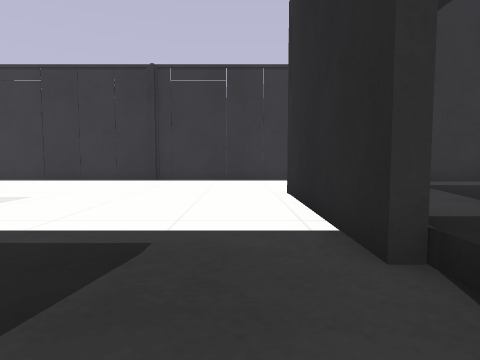
view 1 (above)

24 first-person views from a walk through a world built for the Gazebo simulator. The camera is 0.5 m above the floor, tilts 4° down and sees 75° across. The floor is counted in squares, 0.5 m on a side. Each view is taken from the middle of a square. On the plan, view 1 faces up. The plan holds only what a view shows up to about 12 squares ahead; the rest is blank. The place goes on beyond the plan.

view 2
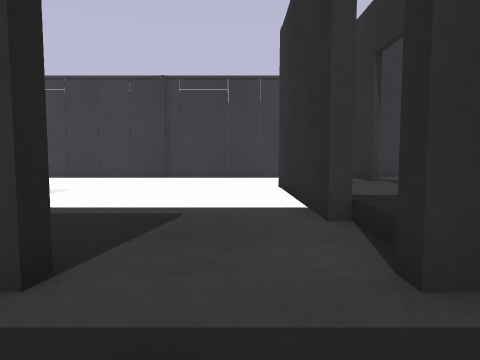

view 3
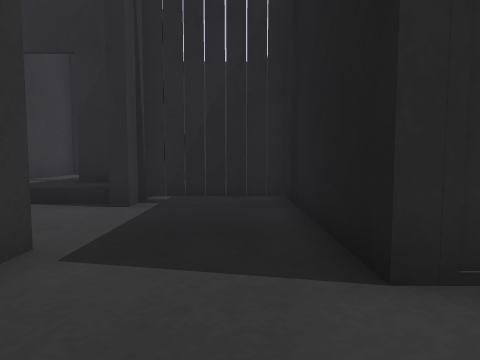

view 4
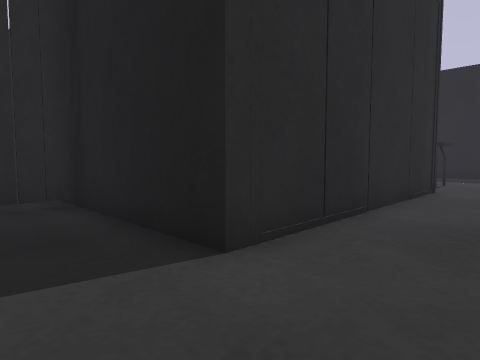

view 5
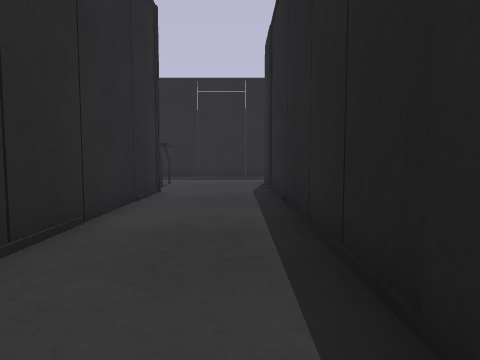

view 6
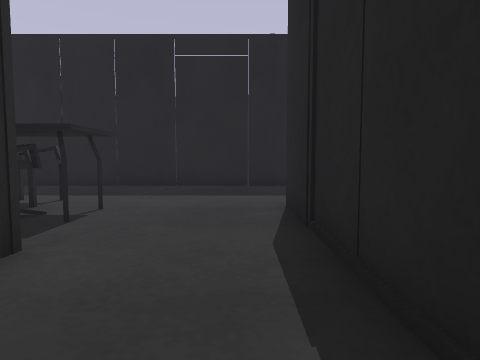

view 7
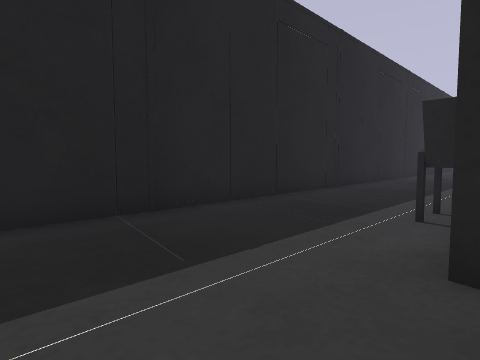

view 8
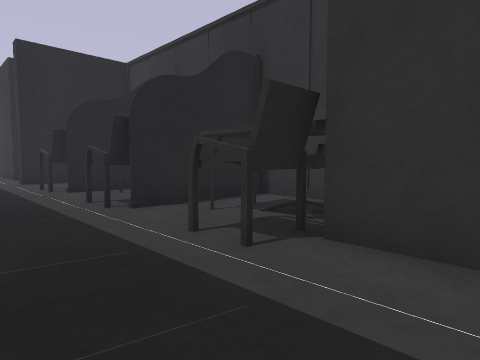

view 9
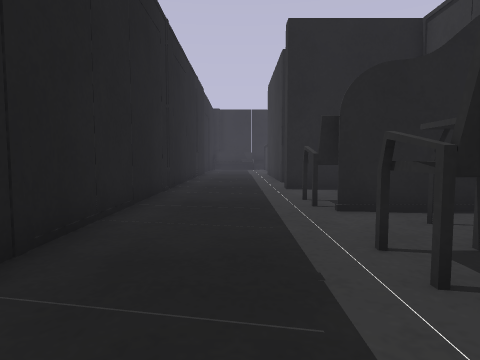

view 10
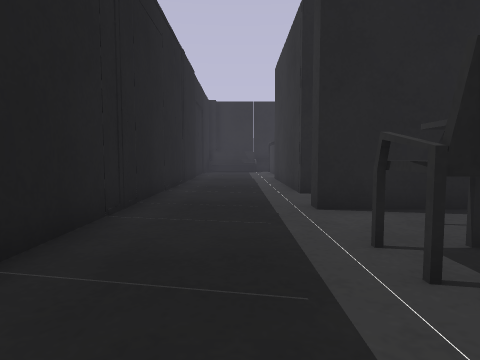

view 11
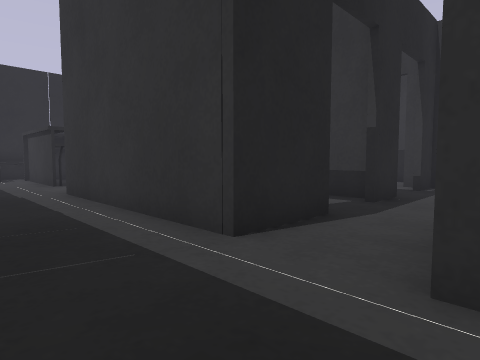

view 12
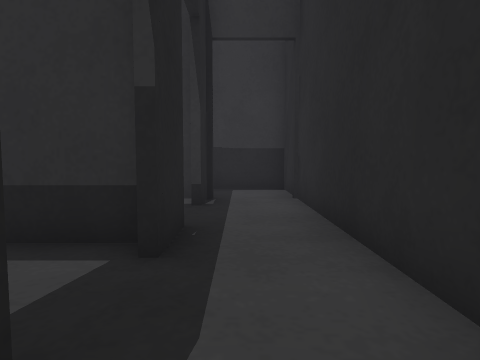

view 13
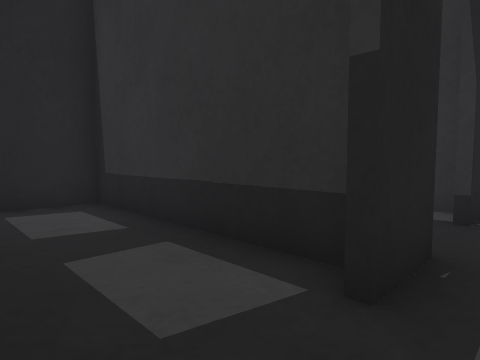

view 14
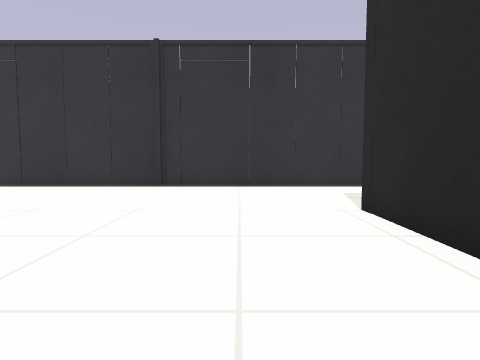

view 15
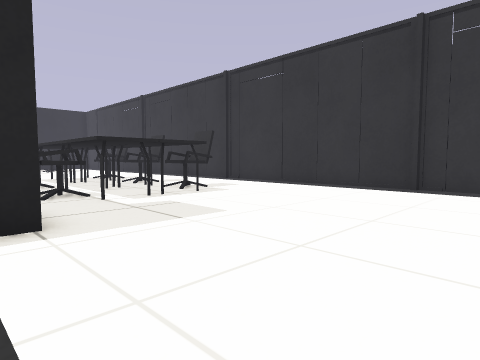

view 16
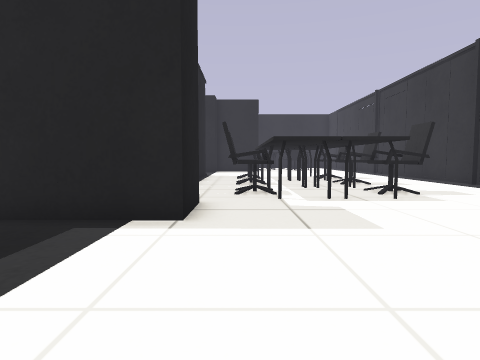

view 17
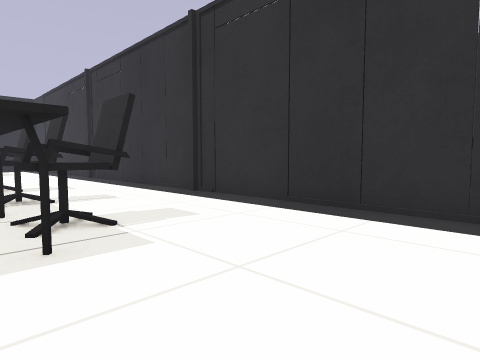

view 18
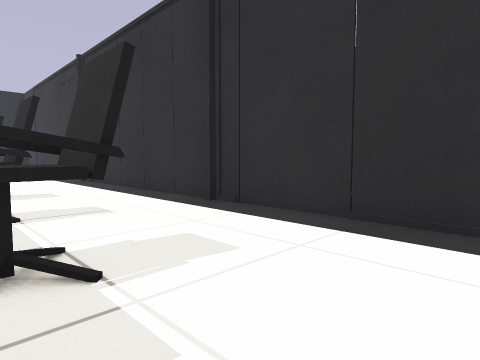

view 19
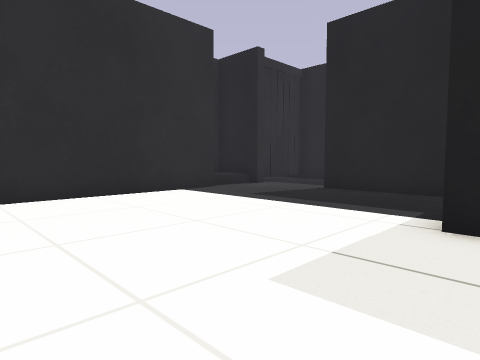

view 20
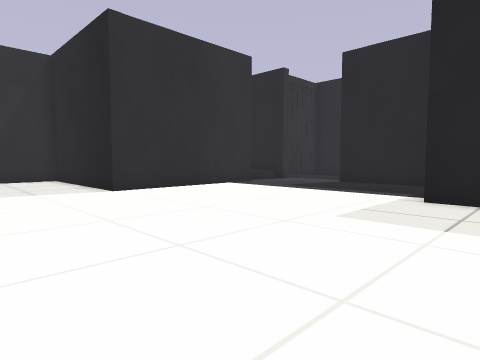

view 21
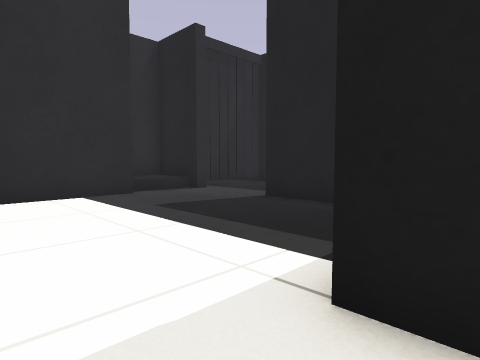

view 22
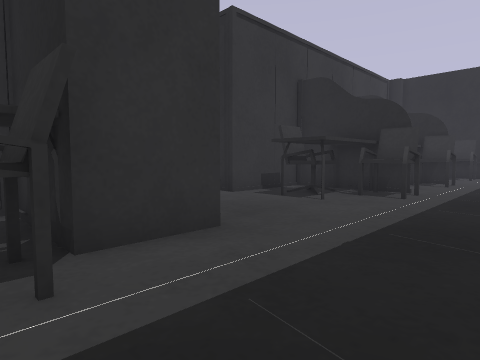

view 23
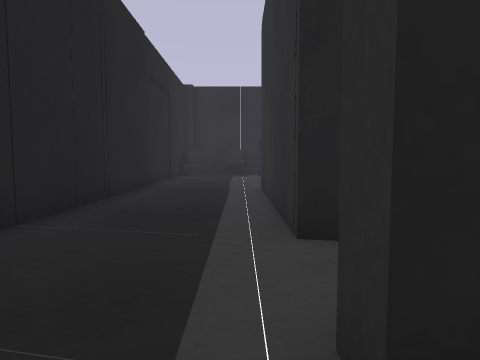

view 24
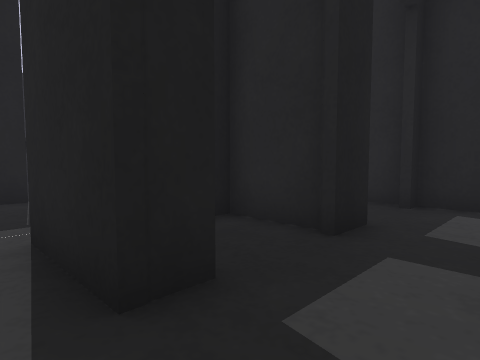

### Floor plan
Key: @ floor where view 1 was taken; # wall or solid block; . main floor; : floor 0.2 m higher than the main floor; = window, fence, low wall or low ledge.
Columns run from 31 left of view 1 to 4 right of it. Each row starts with its distance up from view 1.
 15             ########################
 14            ........................
 13           .........................
 12           ........................
 11             ..#=.==.=#..............
 10                  ##=##==............
  9                   #####=........####
  8                    ####=........##:#
  7                 #######=........##:#
  6                   #.=#..........##:#
  5                   .....###......##:#
  4                          #......##:#
  3                          #......##:#
  2                          #.......::#
  1                          #####...###
  0                              #.@.##
 -1                           .......#
 -2                           .......#
 -3                          #...#####
 -4         ###              #..##
 -5         #.#              #..#
 -6        ##.#              #..#
 -7         #.#              #..#
 -8         ..#              #..#
 -9         ..#              #..#
-10   #######.#              #..#
-11   #.......#        ##    #..#####
-12   #.......##   #   ##=#  #....==#
-13   #..#..#. #   #   #=#####...####
-14   #..#..#. #=###=###=##= #...####  #
-15 .########.##.=##..##.=#=##....=##..#
-16 ....................................
-17 .................................
-18 ..................................
-19 ###################################

Positions as (right, up) in squares from view 1, and headings:
1: (0, 0), facing up
2: (0, -2), facing up
3: (-5, -2), facing right
4: (-5, -1), facing down-right
5: (-5, -2), facing down
6: (-5, -8), facing down
7: (-3, -14), facing down-left
8: (-6, -18), facing up-left
9: (-10, -17), facing left
10: (-14, -17), facing left
11: (-20, -18), facing up-left
12: (-22, -14), facing up
13: (-22, -13), facing up-left
14: (-1, 3), facing up
15: (-1, 4), facing up-left
16: (-1, 6), facing left
17: (-5, 9), facing up-left
18: (-7, 10), facing up-left
19: (-7, 10), facing down-right
20: (-8, 13), facing down-right
21: (-7, 7), facing down-right
22: (-9, -18), facing up-right
23: (-19, -16), facing left
24: (-22, -11), facing down-left
